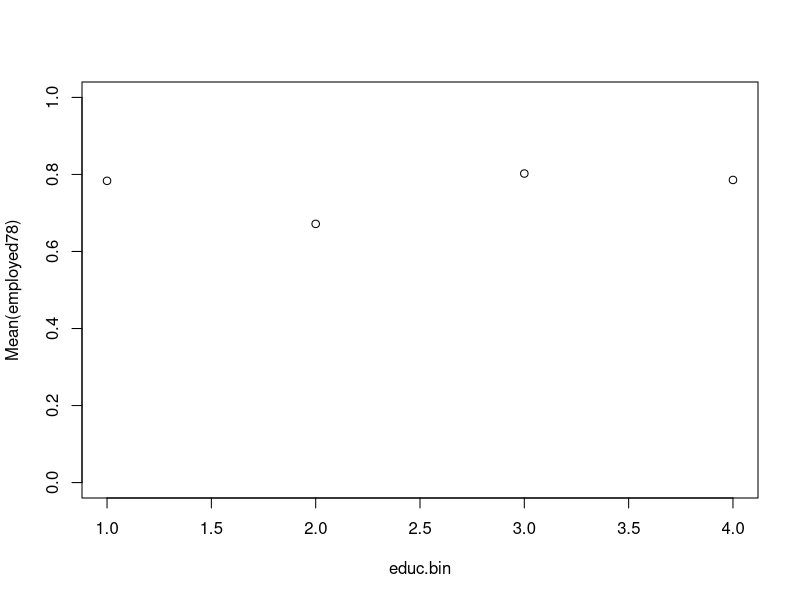
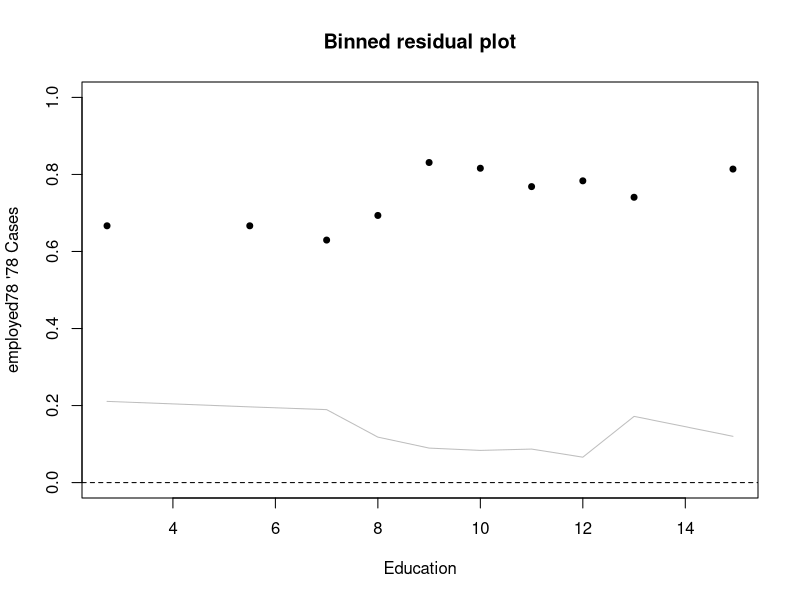
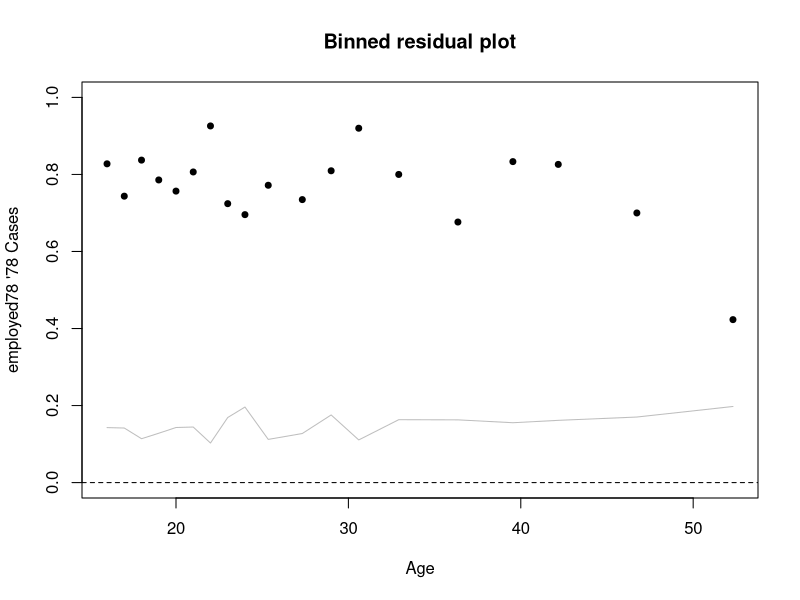
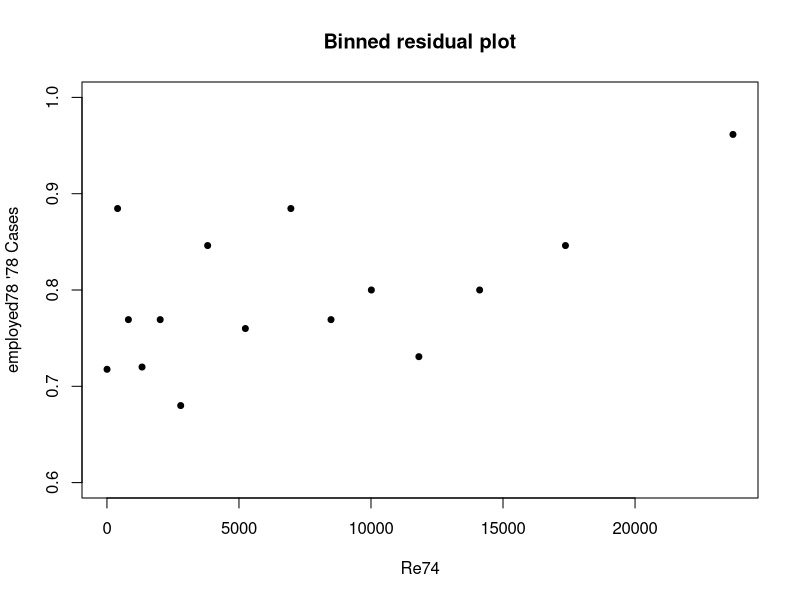
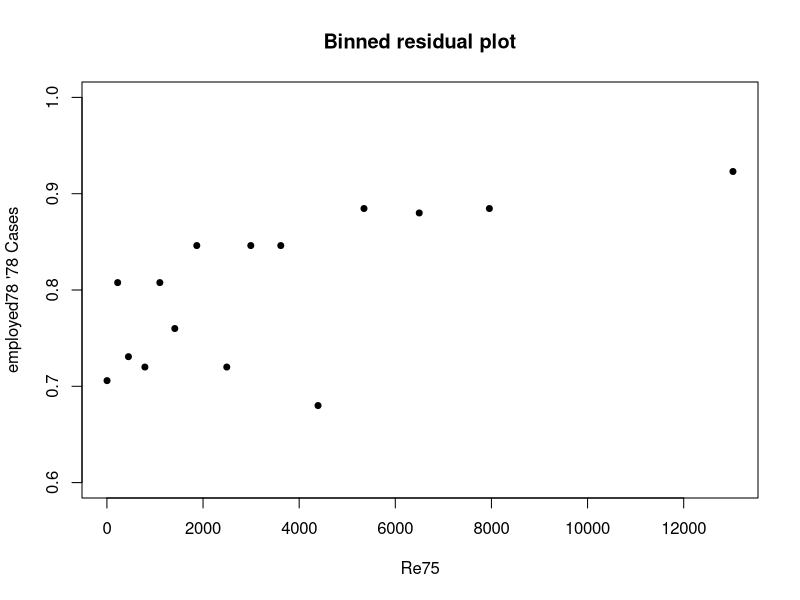
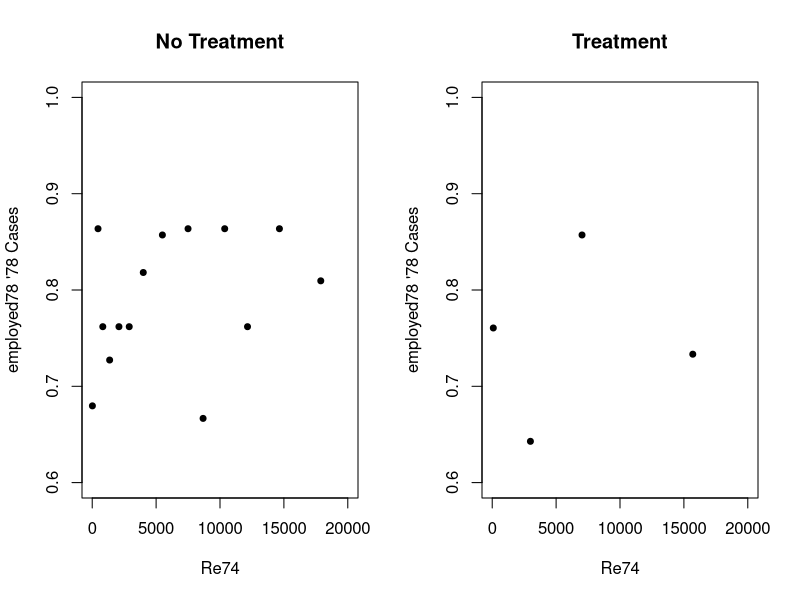
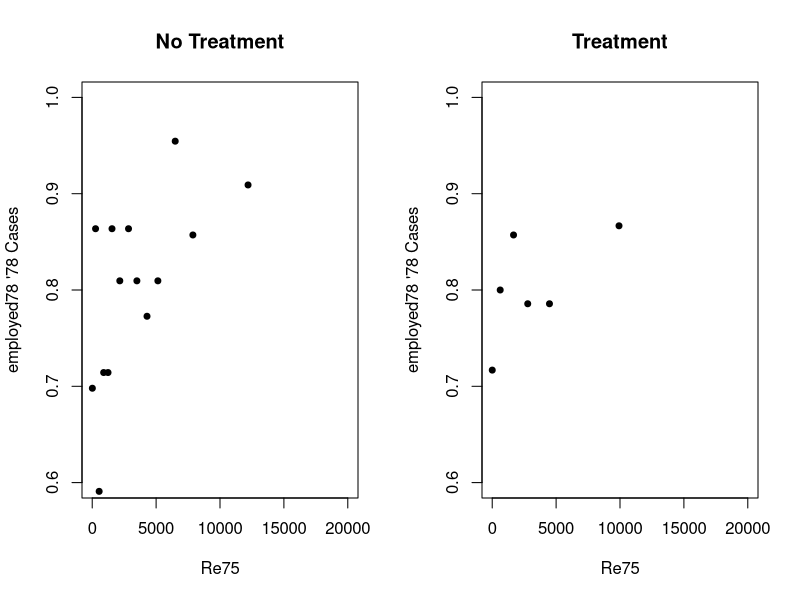
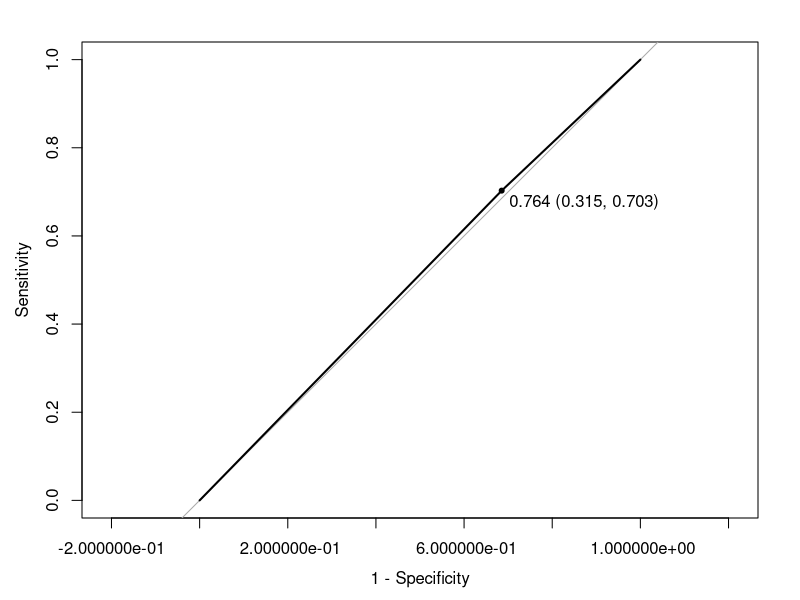

The R script that drew these images, in order:
setwd('/Users/annaberman/Desktop/702 Modeling/Assignments/Team Project 1')
library(ggplot2)
library(dplyr)
library(gridExtra)
library(arm)
library(MASS)
library(pROC)

# Load the data
lalonde <- read.csv('lalondedata.txt') %>%
    mutate(treat = as.factor(treat)) %>%
    mutate(treat = factor(treat, levels = c(0, 1))) %>%
    mutate(employed78 = ifelse(re78 > 0, 1, 0)) %>%
    mutate(employed75 = ifelse(re75 > 0, 1, 0)) %>%
    mutate(employed74 = ifelse(re74 > 0, 1, 0)) %>%
    # logs
    mutate(re78_altered = re78 + .00000001,
           re78L = log(re78_altered),
           re74_altered = re74 + .00000001,
           re74L = log(re74_altered),
           ageL = log(age)) %>%
    # mean centering
    mutate(re78c = re78 - mean(re78),
           re78cl = re78L - mean(re78L),
           re78_altered = re78 + .00000001,
           re74Lc = re74L - mean(re74L),
           re75c = re75 - mean(re75),
           re74c = re74 - mean(re74),
           agec = age - mean(age)) %>%
    # educ
    mutate(educ.bin = ifelse(educ < 9, 'MS or less',
                             ifelse(educ < 12, 'Some HS',
                                    ifelse(educ == 12, 'HS', 'More than HS')))) %>%
    mutate(educ.bin = factor(educ.bin, levels = c('HS', 'MS or less', 'Some HS', 'More than HS'))) %>%
    mutate(educ.bin2 = ifelse(educ < 9, 'MS or less', 'Some HS +')) %>%
    mutate(educ.bin2 = factor(educ.bin2, levels = c('Some HS +', 'MS or less'))) %>%
    # re74 bin
    mutate(re74.bin = ifelse(re74 < 2000, '<2000', '2000+')) %>%
    # quadratic age
    mutate(age2 = agec**2,
           age3 = agec**3) 
summary(lalonde)






# LOG: EXPLORATORY DATA ANALYSIS ------------------------------------------


# TREAT
# Negative effect
# You might be less likely to get the treatement if you're employeed already
tapply(lalonde$employed78, lalonde$treat, mean)

#EDUC
tapply(lalonde$employed78, lalonde$educ.bin, mean) 
plot(tapply(lalonde$employed78, lalonde$educ.bin, mean),
     ylim = c(0,1),
     xlab = 'educ.bin',
     ylab = 'Mean(employed78)')

# Bin MS or less, and then Some HS +
binnedplot(x = lalonde$educ, y = lalonde$employed78,
           xlab = 'Education', ylab = 'employed78 \'78 Cases',
           ylim = c(0,1))

# educ.bin2
tapply(lalonde$employed78, lalonde$educ.bin2, mean) 

# BLACK
# Negative effect
tapply(lalonde$employed78, lalonde$black, mean) 

# HISPANIC
# Positive effect
tapply(lalonde$employed78, lalonde$hispan, mean) 

# MARRIED
# Slight positive effect
# Not as big as effect as how much you make
tapply(lalonde$employed78, lalonde$married, mean) 


# NONDEGREE
# Use education
tapply(lalonde$employed78, lalonde$nodegree, mean) 



# AGE
# Linear with outier
binnedplot(x = lalonde$age, y = lalonde$employed78,
           xlab = 'Age', ylab = 'employed78 \'78 Cases',
           ylim = c(0,1))


# RE74
# Not a huge effect
binnedplot(x = lalonde$re74, y = lalonde$employed78,
           xlab = 'Re74', ylab = 'employed78 \'78 Cases',
           ylim = c(.6,1))

# RE75
# Not a huge effect
binnedplot(x = lalonde$re75, y = lalonde$employed78,
           xlab = 'Re75', ylab = 'employed78 \'78 Cases',
           ylim = c(.6,1))


# INTERACTION EFFECTS
par(mfrow = c(1,2))

# Treatment and 74 salary
# No reason for interaction effect
binnedplot(x = lalonde[lalonde$treat == 0, 're74'], y = lalonde[lalonde$treat == 0, 'employed78'],
           xlab = 'Re74', ylab = 'employed78 \'78 Cases',
           ylim = c(.6,1),
           xlim = c(0,20000),
           main = 'No Treatment')
binnedplot(x = lalonde[lalonde$treat == 1, 're74'], y = lalonde[lalonde$treat == 1, 'employed78'],
           xlab = 'Re74', ylab = 'employed78 \'78 Cases',
           ylim = c(.6,1),
           xlim = c(0,20000),
           main = 'Treatment')

# Treatment and 75 salary
# No reason for interaction effect
binnedplot(x = lalonde[lalonde$treat == 0, 're75'], y = lalonde[lalonde$treat == 0, 'employed78'],
           xlab = 'Re75', ylab = 'employed78 \'78 Cases', 
           ylim = c(.6,1),
           xlim = c(0,20000),
           main = 'No Treatment')
binnedplot(x = lalonde[lalonde$treat == 1, 're75'], y = lalonde[lalonde$treat == 1, 'employed78'],
           xlab = 'Re75', ylab = 'employed78 \'78 Cases',
           ylim = c(.6,1),
           xlim = c(0,20000),
           main = 'Treatment')

# Binary 75 employed
# Treatment doesn't have an effect for those who were in employed in 75
# but does have a significant effect if unemployed in 74
tab <- rbind(tapply(lalonde[lalonde$treat == 0, 'employed78'], lalonde[lalonde$treat == 0, 'employed75'], mean),
             tapply(lalonde[lalonde$treat == 1, 'employed78'], lalonde[lalonde$treat == 1, 'employed75'], mean))
rownames(tab) <- c('No Treatment', 'Treatment')
colnames(tab) <- c('Unemployed 75', 'Employed 75')
tab

# Binary 74 employed
# Interaction effect that might wash out when we add 75 interaction
tab <- rbind(tapply(lalonde[lalonde$treat == 0, 'employed78'], lalonde[lalonde$treat == 0, 'employed74'], mean),
             tapply(lalonde[lalonde$treat == 1, 'employed78'], lalonde[lalonde$treat == 1, 'employed74'], mean))
rownames(tab) <- c('No Treatment', 'Treatment')
colnames(tab) <- c('Unemployed 74', 'Employed 74')
tab


# Treatment and educ.bin2
# No reason for interaction effect
# Might help those with lower education
tab <- rbind(tapply(lalonde[lalonde$treat == 0, 'employed78'], lalonde[lalonde$treat == 0, 'educ.bin2'], mean),
             tapply(lalonde[lalonde$treat == 1, 'employed78'], lalonde[lalonde$treat == 1, 'educ.bin2'], mean))
rownames(tab) <- c('No Treatment', 'Treatment')
colnames(tab) <- c('Some HS +', 'MS or less')
tab




# LOG: MODEL FIT ----------------------------------------------------------

# Fit 1
# Treatment only
par(mfrow = c(1,1))
fit1 <- glm(employed78 ~ treat, data = lalonde, family = binomial)
summary(fit1)

# Area under the curve: 0.5087
roc(lalonde$employed78, fitted(fit1), plot=T, legacy.axes=T, print.thres="best")
threshold = .764
prop.table(table(lalonde$employed78, fit1$fitted > threshold),1)*100

# Fit 2
fit2 <- glm(employed78 ~ treat + agec + married + black + hispan + educ + re74 + re75, data = lalonde, family = binomial)
summary(fit2)

# Area under the curve: 0.649
roc(lalonde$employed78, fitted(fit2), plot=T, legacy.axes=T, print.thres="best")
threshold = .773
prop.table(table(lalonde$employed78, fit2$fitted > threshold),1)*100


# Fit 3
# Education bin2
fit3 <- glm(employed78 ~ treat + agec + married + black + hispan + educ.bin2 + re74 + re75, data = lalonde, family = binomial)
summary(fit3)

# Area under the curve: 0.6605
roc(lalonde$employed78, fitted(fit3), plot=T, legacy.axes=T, print.thres="best")
threshold = .803
prop.table(table(lalonde$employed78, fit3$fitted > threshold),1)*100


# Fit 5
# Binary 75 salary interaction
fit5 <- glm(employed78 ~ treat*employed75 + agec + married + black + hispan + educ.bin2 + re74, data = lalonde, family = binomial)
summary(fit5)

# Area under the curve: 0.6535
roc(lalonde$employed78, fitted(fit5), plot=T, legacy.axes=T, print.thres="best")
threshold = .750
prop.table(table(lalonde$employed78, fit5$fitted > threshold),1)*100


# Fit 6
# Binary 74 salary
fit6 <- glm(employed78 ~ treat + employed74 + agec + married + black + hispan + educ.bin2 + re75, data = lalonde, family = binomial)
summary(fit6)

# Area under the curve: 0.657
roc(lalonde$employed78, fitted(fit6), plot=T, legacy.axes=T, print.thres="best")
threshold = .804
prop.table(table(lalonde$employed78, fit6$fitted > threshold),1)*100


# Fit 7
# Binary 74 salary + interaction
fit7 <- glm(employed78 ~ treat*employed74 + agec + married + black + hispan + educ.bin2 + re75, data = lalonde, family = binomial)
summary(fit7)

# Area under the curve: 0.6697
roc(lalonde$employed78, fitted(fit7), plot=T, legacy.axes=T, print.thres="best")
threshold = .777
prop.table(table(lalonde$employed78, fit7$fitted > threshold),1)*100


# Fit 8
# Binary 74 salary + interaction + binary 75
fit8 <- glm(employed78 ~ treat*employed74 + agec + married + black + hispan + educ.bin2 + employed75, data = lalonde, family = binomial)
summary(fit8)

# Area under the curve: 0.6618
roc(lalonde$employed78, fitted(fit8), plot=T, legacy.axes=T, print.thres="best")
threshold = .764
prop.table(table(lalonde$employed78, fit8$fitted > threshold),1)*100


# Fit 9
# Binary 74 salary + interaction 
# Educ.bin2 interaction
fit9 <- glm(employed78 ~ treat*(employed74 + educ.bin2) + agec + married + black + hispan + re75, data = lalonde, family = binomial)
summary(fit9)

# Area under the curve: 0.6689
roc(lalonde$employed78, fitted(fit9), plot=T, legacy.axes=T, print.thres="best")
threshold = .779
prop.table(table(lalonde$employed78, fit9$fitted > threshold),1)*100


final_fit <- fit7

# Fit 10
# Binary 74 salary + interaction 
# Quadratic age
fit10 <- glm(employed78 ~ treat*employed74 + agec + age2 + age3 + married + black + hispan + educ.bin2 + re75, data = lalonde, family = binomial)
summary(fit10)
exp((summary(fit10)$coefficients))
exp(confint(fit10))

# Area under the curve: 0.6823
roc(lalonde$employed78, fitted(fit10), plot=T, legacy.axes=T, print.thres="best")
threshold = .752
prop.table(table(lalonde$employed78, fit10$fitted > threshold),1)*100


final_fit <- fit10





# LOG: RESIDUALS ----------------------------------------------------------

rawreds <- lalonde$employed78 - fitted(final_fit)

# educ.bin2
tapply(rawreds, lalonde$educ.bin2, mean) 

# black
tapply(rawreds, lalonde$black, mean) 

# hispan
tapply(rawreds, lalonde$hispan, mean) 

# married
tapply(rawreds, lalonde$married, mean)

# employed74
tapply(rawreds, lalonde$employed74, mean) 


# AGE
# add a third-degree poly?
binnedplot(x = lalonde$age, y = rawreds,
           xlab = 'Age', ylab = 'Residuals')

# Re75
# Outlier
# Model might not fit well for those that are older or make a lot of money
binnedplot(x = lalonde$re75, y = rawreds,
           xlab = 'Re75', ylab = 'employed78 \'78 Cases')
